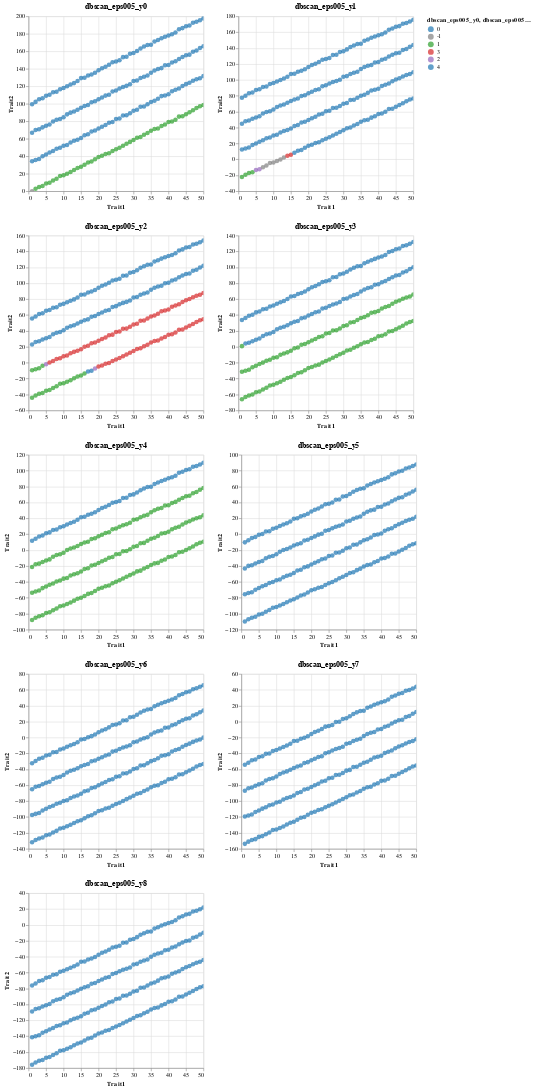

Notebook code cell kept with this figure:
### Code cell
(dbscan_plots[db_labs[27]] | dbscan_plots[db_labs[28]]) & (dbscan_plots[db_labs[29]] | dbscan_plots[db_labs[30]]) & (dbscan_plots[db_labs[31]] | dbscan_plots[db_labs[32]]) & (dbscan_plots[db_labs[33]] | dbscan_plots[db_labs[34]]) & (dbscan_plots[db_labs[35]])

### Figure 1 — Vega-Lite specification as saved in the notebook (floating-point values rounded to 4 significant figures; data arrays with more than 128 entries replaced by an {"elided": "..."} marker saying what was removed)
{"config": {"view": {"continuousWidth": 300, "continuousHeight": 300}}, "vconcat": [{"hconcat": [{"data": {"name": "data-5363bd6370ccae5b5722a5dc33bf8ff6"}, "mark": {"type": "circle", "size": 60}, "encoding": {"color": {"field": "dbscan_eps005_y0", "scale": {"domain": [0.0, -1.0, 1.0, 3.0, 2.0], "range": ["#1f77b4", "#808080", "#2ca02c", "#d62728", "#9467bd"]}, "type": "nominal"}, "tooltip": [{"field": "dbscan_eps005_y0", "type": "quantitative"}, {"field": "kmedoids4_y0", "type": "quantitative"}], "x": {"field": "Trait1", "type": "quantitative"}, "y": {"field": "Trait2", "type": "quantitative"}}, "name": "view_190", "title": "dbscan_eps005_y0"}, {"data": {"name": "data-45dafec61c1e228b3b5e472e9e420137"}, "mark": {"type": "circle", "size": 60}, "encoding": {"color": {"field": "dbscan_eps005_y1", "scale": {"domain": [0.0, 1.0, 2.0, -1.0, 3.0, 4.0], "range": ["#1f77b4", "#ff7f0e", "#2ca02c", "#808080", "#9467bd", "#8c564b"]}, "type": "nominal"}, "tooltip": [{"field": "dbscan_eps005_y1", "type": "quantitative"}, {"field": "kmedoids4_y1", "type": "quantitative"}], "x": {"field": "Trait1", "type": "quantitative"}, "y": {"field": "Trait2", "type": "quantitative"}}, "name": "view_191", "title": "dbscan_eps005_y1"}]}, {"hconcat": [{"data": {"name": "data-2c68706080a191118be3d7d587212cbd"}, "mark": {"type": "circle", "size": 60}, "encoding": {"color": {"field": "dbscan_eps005_y2", "scale": {"domain": [0.0, 1.0, 2.0, 3.0, 4.0], "range": ["#1f77b4", "#ff7f0e", "#2ca02c", "#d62728", "#9467bd"]}, "type": "nominal"}, "tooltip": [{"field": "dbscan_eps005_y2", "type": "quantitative"}, {"field": "kmedoids4_y2", "type": "quantitative"}], "x": {"field": "Trait1", "type": "quantitative"}, "y": {"field": "Trait2", "type": "quantitative"}}, "name": "view_192", "title": "dbscan_eps005_y2"}, {"data": {"name": "data-9851f7ae69d5b5901c599bb1b4044912"}, "mark": {"type": "circle", "size": 60}, "encoding": {"color": {"field": "dbscan_eps005_y3", "scale": {"domain": [0.0, 1.0, 3.0, 2.0], "range": ["#1f77b4", "#ff7f0e", "#2ca02c", "#d62728"]}, "type": "nominal"}, "tooltip": [{"field": "dbscan_eps005_y3", "type": "quantitative"}, {"field": "kmedoids4_y3", "type": "quantitative"}], "x": {"field": "Trait1", "type": "quantitative"}, "y": {"field": "Trait2", "type": "quantitative"}}, "name": "view_193", "title": "dbscan_eps005_y3"}]}, {"hconcat": [{"data": {"name": "data-39b7d180a6c8d684def3148884bd515b"}, "mark": {"type": "circle", "size": 60}, "encoding": {"color": {"field": "dbscan_eps005_y4", "scale": {"domain": [0.0, 1.0, 3.0, 2.0], "range": ["#1f77b4", "#ff7f0e", "#2ca02c", "#d62728"]}, "type": "nominal"}, "tooltip": [{"field": "dbscan_eps005_y4", "type": "quantitative"}, {"field": "kmedoids4_y4", "type": "quantitative"}], "x": {"field": "Trait1", "type": "quantitative"}, "y": {"field": "Trait2", "type": "quantitative"}}, "name": "view_194", "title": "dbscan_eps005_y4"}, {"data": {"name": "data-6660fbd39a232994526f5cae35a29824"}, "mark": {"type": "circle", "size": 60}, "encoding": {"color": {"field": "dbscan_eps005_y5", "scale": {"domain": [0.0, 3.0, 1.0, 2.0], "range": ["#1f77b4", "#ff7f0e", "#2ca02c", "#d62728"]}, "type": "nominal"}, "tooltip": [{"field": "dbscan_eps005_y5", "type": "quantitative"}, {"field": "kmedoids4_y5", "type": "quantitative"}], "x": {"field": "Trait1", "type": "quantitative"}, "y": {"field": "Trait2", "type": "quantitative"}}, "name": "view_195", "title": "dbscan_eps005_y5"}]}, {"hconcat": [{"data": {"name": "data-7694d1a18541872f2eacea5a329d70d6"}, "mark": {"type": "circle", "size": 60}, "encoding": {"color": {"field": "dbscan_eps005_y6", "scale": {"domain": [0.0, 1.0, 2.0, 3.0], "range": ["#1f77b4", "#ff7f0e", "#2ca02c", "#d62728"]}, "type": "nominal"}, "tooltip": [{"field": "dbscan_eps005_y6", "type": "quantitative"}, {"field": "kmedoids4_y6", "type": "quantitative"}], "x": {"field": "Trait1", "type": "quantitative"}, "y": {"field": "Trait2", "type": "quantitative"}}, "name": "view_196", "title": "dbscan_eps005_y6"}, {"data": {"name": "data-8c6bfe3f76b8666782c736acffc7a66a"}, "mark": {"type": "circle", "size": 60}, "encoding": {"color": {"field": "dbscan_eps005_y7", "scale": {"domain": [0.0, 3.0, 1.0, 2.0], "range": ["#1f77b4", "#ff7f0e", "#2ca02c", "#d62728"]}, "type": "nominal"}, "tooltip": [{"field": "dbscan_eps005_y7", "type": "quantitative"}, {"field": "kmedoids4_y7", "type": "quantitative"}], "x": {"field": "Trait1", "type": "quantitative"}, "y": {"field": "Trait2", "type": "quantitative"}}, "name": "view_197", "title": "dbscan_eps005_y7"}]}, {"data": {"name": "data-3fd82fa0e91c6b6a5db8120f7bc91419"}, "mark": {"type": "circle", "size": 60}, "encoding": {"color": {"field": "dbscan_eps005_y8", "scale": {"domain": [0.0, 1.0, 2.0, 3.0], "range": ["#1f77b4", "#ff7f0e", "#2ca02c", "#d62728"]}, "type": "nominal"}, "tooltip": [{"field": "dbscan_eps005_y8", "type": "quantitative"}, {"field": "kmedoids4_y8", "type": "quantitative"}], "x": {"field": "Trait1", "type": "quantitative"}, "y": {"field": "Trait2", "type": "quantitative"}}, "name": "view_198", "title": "dbscan_eps005_y8"}], "params": [{"name": "param_271", "select": {"type": "interval", "encodings": ["x", "y"]}, "bind": "scales", "views": ["view_190"]}, {"name": "param_273", "select": {"type": "interval", "encodings": ["x", "y"]}, "bind": "scales", "views": ["view_191"]}, {"name": "param_275", "select": {"type": "interval", "encodings": ["x", "y"]}, "bind": "scales", "views": ["view_192"]}, {"name": "param_277", "select": {"type": "interval", "encodings": ["x", "y"]}, "bind": "scales", "views": ["view_193"]}, {"name": "param_279", "select": {"type": "interval", "encodings": ["x", "y"]}, "bind": "scales", "views": ["view_194"]}, {"name": "param_281", "select": {"type": "interval", "encodings": ["x", "y"]}, "bind": "scales", "views": ["view_195"]}, {"name": "param_283", "select": {"type": "interval", "encodings": ["x", "y"]}, "bind": "scales", "views": ["view_196"]}, {"name": "param_285", "select": {"type": "interval", "encodings": ["x", "y"]}, "bind": "scales", "views": ["view_197"]}, {"name": "param_287", "select": {"type": "interval", "encodings": ["x", "y"]}, "bind": "scales", "views": ["view_198"]}], "$schema": "https://vega.github.io/schema/vega-lite/v5.16.3.json", "datasets": {"data-5363bd6370ccae5b5722a5dc33bf8ff6": {"elided": "200 records"}, "data-45dafec61c1e228b3b5e472e9e420137": {"elided": "200 records"}, "data-2c68706080a191118be3d7d587212cbd": {"elided": "200 records"}, "data-9851f7ae69d5b5901c599bb1b4044912": {"elided": "200 records"}, "data-39b7d180a6c8d684def3148884bd515b": {"elided": "200 records"}, "data-6660fbd39a232994526f5cae35a29824": {"elided": "200 records"}, "data-7694d1a18541872f2eacea5a329d70d6": {"elided": "200 records"}, "data-8c6bfe3f76b8666782c736acffc7a66a": {"elided": "200 records"}, "data-3fd82fa0e91c6b6a5db8120f7bc91419": {"elided": "200 records"}}}
